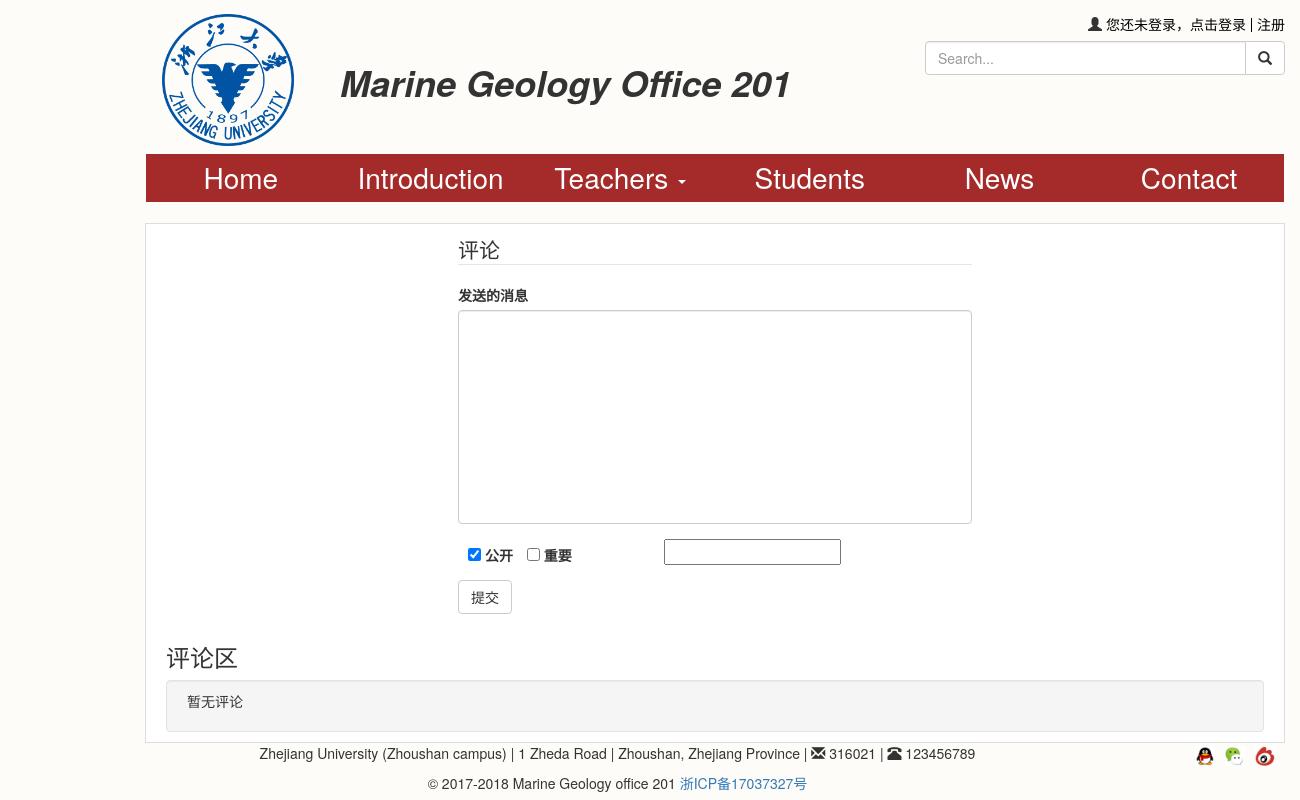
Before: /comment/ with the older database file.
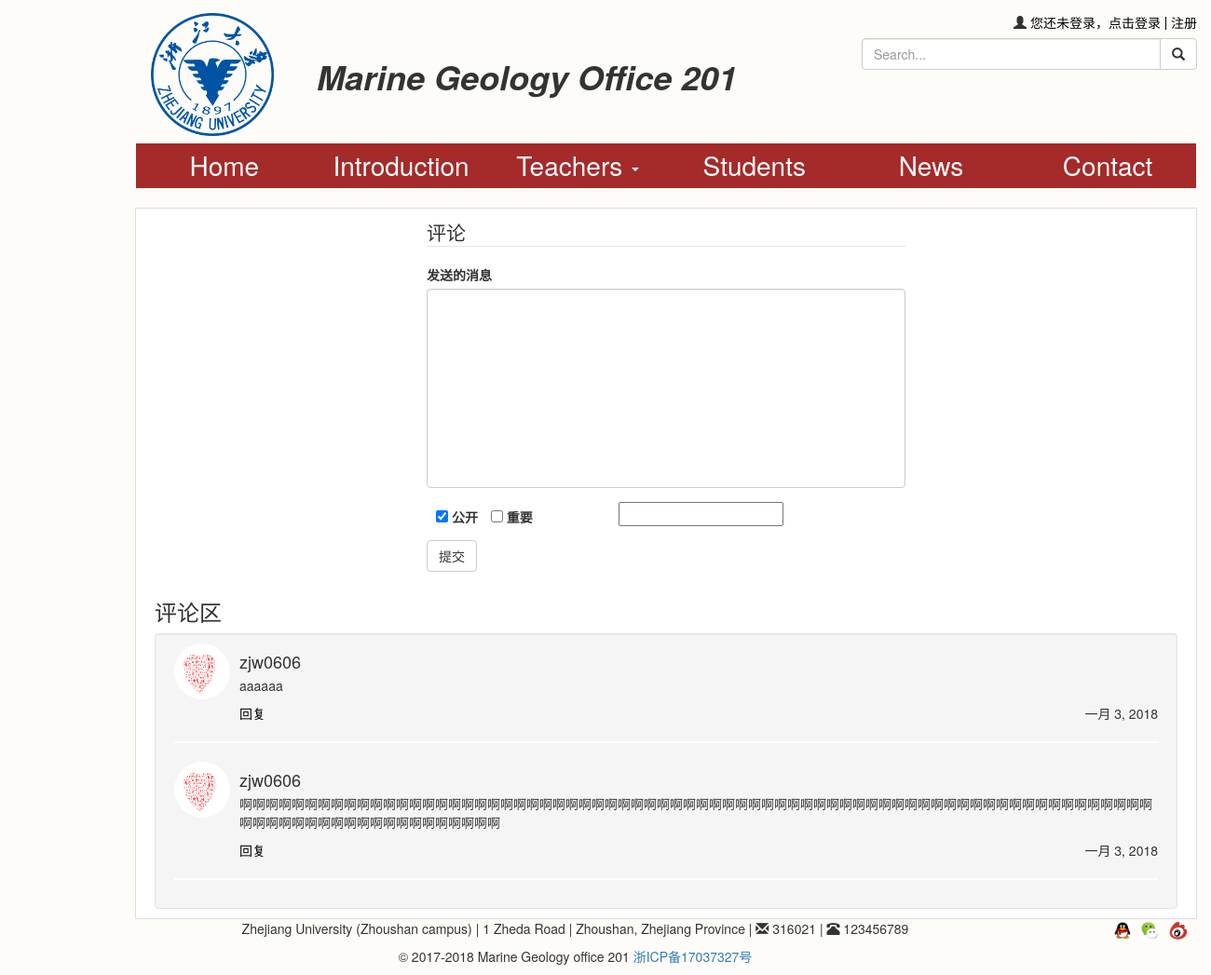
After: the same page with the newer database file.
### comments/models.py (models this page shows, shortened)
class Base(models.Model):
	author = models.ForeignKey(User)
	content = models.TextField(max_length=500)
	created_time = models.DateField(auto_now = True)
	class Meta:
		abstract = True

class Comment(Base):
	public = models.BooleanField(default=True)
	important = models.BooleanField(default=False)

### users/models.py (models this page shows)
class User(AbstractUser):       #自定义用户模型
	pic = models.ImageField(upload_to='pic',default="zjw.jpg")
	signature = models.CharField(max_length=50,blank=True,default="无个性签名")
	sex = models.CharField(max_length=1,choices=SEX)
	hobby = models.TextField(max_length=200,blank=True,default="无")
	class Meta(AbstractUser.Meta):
		pass

### comments/views.py (the view)
# urls.py: url(r'^comment/$',views.contact,name='contact'),
def contact(request): #联系页
	comment_list = Comment.objects.all().filter(public = True).order_by('-created_time')
	if request.method == 'POST':
		if request.user.username:
			form = CommentForm(request.POST)
			if form.is_valid():
				form.save()
				response = True
				context = {'form':form,'comment_list':comment_list,'response':response}
				return render(request,'contact.html',context=context)
	else:
		form = CommentForm()
	context = {'form':form,'comment_list':comment_list}
	return render(request,'contact.html',context=context)

### comments/forms.py
class CommentForm(forms.ModelForm):
	content = forms.CharField(widget=forms.Textarea(attrs={'class':"form-control",'required':'required','oninvalid':"setCustomValidity('请输入你要发送的信息');",'oninput':"setCustomValidity('');"}))
	captcha = CaptchaField(error_messages={"invalid":u"验证码错误","required":u"请输入验证码"},required=True)
	class Meta:
		model = Comment
		fields = ['content','public','important','author']

### templates/contact.html (shortened to what this page needs)
{% extends 'base.html' %}
{% load staticfiles %}
{% block css %}
<link href="{% static 'styles/contact.css' %}" rel="stylesheet" media="screen" />
{% endblock css %}
{% block main %}
<article>
	<div class="row">
		<div class="col-md-6 col-sm-8 col-xs-12 col-md-push-3 col-sm-push-2">
			<form id="contact_form" role="form" action="{% url 'comments:contact' %}" method="post" >
				<fieldset>
					<legend>评论</legend>
					<div class="form-group">
						<label for="{{ form.content.id_for_label }}">发送的消息</label>
						{{form.content}}
					</div>
					<div class="form-group" id='check'>
						<div>
							<div class="type">
								<label for="{{ form.public.id_for_label }}">
									{{form.public}}
									公开
								</label>
								<label for="{{ form.important.id_for_label }}">
									{{form.important}}
									重要
								</label>
							</div>
							<div class="captcha1">
								{{form.captcha}}
							</div>
						</div>
					</div>
					<button type="submit" class="btn btn-default">提交</button>
				</fieldset>
			</form>
		</div>
	</div>
	<div class="row">
		<div class="col-md-12">
			<h3 id="well">评论区</h3>
			<div class="well comment_well">
				<ul class="media-list">
				{% for comment in comment_list %}
					<li class="media">
						<a href="{% url 'users:info' %}?name={{comment.author.username}}" class="media-left">
							<img src="{{comment.author.pic.url}}" class="media-object img-circle" alt="photo" />
						</a>
						<div class="media-body">
							<h4 class="media-heading">{{comment.author.username}}</h4>
							<p>{{comment.content}}</p>
							<a href="#comment_{{comment.id}}" class="reply_button" data-toggle="collapse" reply="{{comment.author.username}}">回复</a>
							<span class="pull-right">{{comment.created_time}}</span>
						</div>
					</li>
					<hr class="comment_line" />
				{% empty %}
				暂无评论
				{% endfor %}
				</ul>
			</div>
		</div>
	</div>
</article>
{% endblock main %}

Changed rows visible on the page:
added Comment: author.pic (picture), author.username "zjw0606", content "aaaaaa", created_time "一月 3, 2018"
added Comment: author.pic (picture), author.username "zjw0606", content "啊啊啊啊啊啊啊啊啊啊啊啊啊啊啊啊啊啊啊啊啊啊啊啊啊啊啊啊啊啊啊啊啊啊啊啊啊啊啊啊啊啊啊啊啊啊啊啊啊啊啊啊啊啊啊啊啊啊啊啊啊啊啊啊啊啊啊啊啊啊啊啊啊啊啊啊啊啊啊啊啊啊啊啊啊啊啊啊啊啊", created_time "一月 3, 2018"
Other visible differences:
text no longer shown: "暂无评论"
